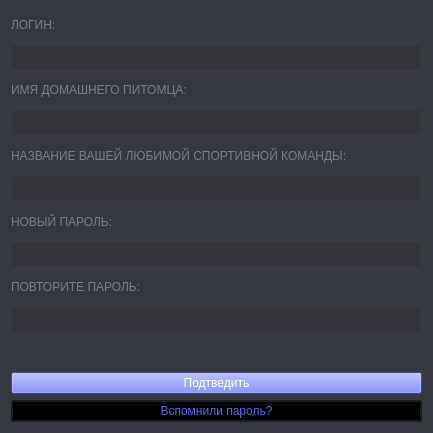
<?xml version="1.0" encoding="UTF-8"?>
<ui version="4.0">
 <class>Form</class>
 <widget class="QWidget" name="Form">
  <property name="geometry">
   <rect>
    <x>0</x>
    <y>0</y>
    <width>433</width>
    <height>433</height>
   </rect>
  </property>
  <property name="windowTitle">
   <string>Восстановления аккаунта</string>
  </property>
  <property name="styleSheet">
   <string notr="true">background-color:#363940</string>
  </property>
  <layout class="QVBoxLayout" name="verticalLayout">
   <item>
    <widget class="QLabel" name="label_6">
     <property name="styleSheet">
      <string notr="true">color: #797c83;</string>
     </property>
     <property name="text">
      <string>ЛОГИН:</string>
     </property>
     <property name="alignment">
      <set>Qt::AlignLeading|Qt::AlignLeft|Qt::AlignVCenter</set>
     </property>
    </widget>
   </item>
   <item>
    <widget class="QLineEdit" name="login">
     <property name="sizePolicy">
      <sizepolicy hsizetype="Expanding" vsizetype="Preferred">
       <horstretch>0</horstretch>
       <verstretch>0</verstretch>
      </sizepolicy>
     </property>
     <property name="styleSheet">
      <string notr="true">background-color: #323338;
border: 2px solid #37383d;
color: #fff</string>
     </property>
    </widget>
   </item>
   <item>
    <widget class="QLabel" name="label_5">
     <property name="styleSheet">
      <string notr="true">color: #797c83;</string>
     </property>
     <property name="text">
      <string>ИМЯ ДОМАШНЕГО ПИТОМЦА:</string>
     </property>
     <property name="alignment">
      <set>Qt::AlignLeading|Qt::AlignLeft|Qt::AlignVCenter</set>
     </property>
    </widget>
   </item>
   <item>
    <widget class="QLineEdit" name="pet">
     <property name="sizePolicy">
      <sizepolicy hsizetype="Expanding" vsizetype="Preferred">
       <horstretch>0</horstretch>
       <verstretch>0</verstretch>
      </sizepolicy>
     </property>
     <property name="styleSheet">
      <string notr="true">background-color: #323338;
border: 2px solid #37383d;
color: #fff</string>
     </property>
    </widget>
   </item>
   <item>
    <widget class="QLabel" name="label_7">
     <property name="styleSheet">
      <string notr="true">color: #797c83;</string>
     </property>
     <property name="text">
      <string>НАЗВАНИЕ ВАШЕЙ ЛЮБИМОЙ СПОРТИВНОЙ КОМАНДЫ:</string>
     </property>
     <property name="alignment">
      <set>Qt::AlignLeading|Qt::AlignLeft|Qt::AlignVCenter</set>
     </property>
    </widget>
   </item>
   <item>
    <widget class="QLineEdit" name="team">
     <property name="sizePolicy">
      <sizepolicy hsizetype="Expanding" vsizetype="Preferred">
       <horstretch>0</horstretch>
       <verstretch>0</verstretch>
      </sizepolicy>
     </property>
     <property name="styleSheet">
      <string notr="true">background-color: #323338;
border: 2px solid #37383d;
color: #fff</string>
     </property>
    </widget>
   </item>
   <item>
    <widget class="QLabel" name="label_8">
     <property name="styleSheet">
      <string notr="true">color: #797c83;</string>
     </property>
     <property name="text">
      <string>НОВЫЙ ПАРОЛЬ:</string>
     </property>
     <property name="alignment">
      <set>Qt::AlignLeading|Qt::AlignLeft|Qt::AlignVCenter</set>
     </property>
    </widget>
   </item>
   <item>
    <widget class="QLineEdit" name="password">
     <property name="sizePolicy">
      <sizepolicy hsizetype="Expanding" vsizetype="Preferred">
       <horstretch>0</horstretch>
       <verstretch>0</verstretch>
      </sizepolicy>
     </property>
     <property name="styleSheet">
      <string notr="true">background-color: #323338;
border: 2px solid #37383d;
color: #fff</string>
     </property>
     <property name="echoMode">
      <enum>QLineEdit::Password</enum>
     </property>
    </widget>
   </item>
   <item>
    <widget class="QLabel" name="label_9">
     <property name="styleSheet">
      <string notr="true">color: #797c83;</string>
     </property>
     <property name="text">
      <string>ПОВТОРИТЕ ПАРОЛЬ:</string>
     </property>
     <property name="alignment">
      <set>Qt::AlignLeading|Qt::AlignLeft|Qt::AlignVCenter</set>
     </property>
    </widget>
   </item>
   <item>
    <widget class="QLineEdit" name="rep_password">
     <property name="sizePolicy">
      <sizepolicy hsizetype="Expanding" vsizetype="Preferred">
       <horstretch>0</horstretch>
       <verstretch>0</verstretch>
      </sizepolicy>
     </property>
     <property name="styleSheet">
      <string notr="true">background-color: #323338;
border: 2px solid #37383d;
color: #fff</string>
     </property>
     <property name="echoMode">
      <enum>QLineEdit::Password</enum>
     </property>
    </widget>
   </item>
   <item>
    <widget class="QLabel" name="status">
     <property name="text">
      <string/>
     </property>
    </widget>
   </item>
   <item>
    <widget class="QPushButton" name="confirm">
     <property name="styleSheet">
      <string notr="true">background-color: #5865f2;
color: #fff;</string>
     </property>
     <property name="text">
      <string>Подтведить</string>
     </property>
    </widget>
   </item>
   <item>
    <widget class="QPushButton" name="back">
     <property name="styleSheet">
      <string notr="true">background-color: transparent;
color: #5865f2;</string>
     </property>
     <property name="text">
      <string>Вспомнили пароль?</string>
     </property>
    </widget>
   </item>
  </layout>
 </widget>
 <resources/>
 <connections/>
</ui>
